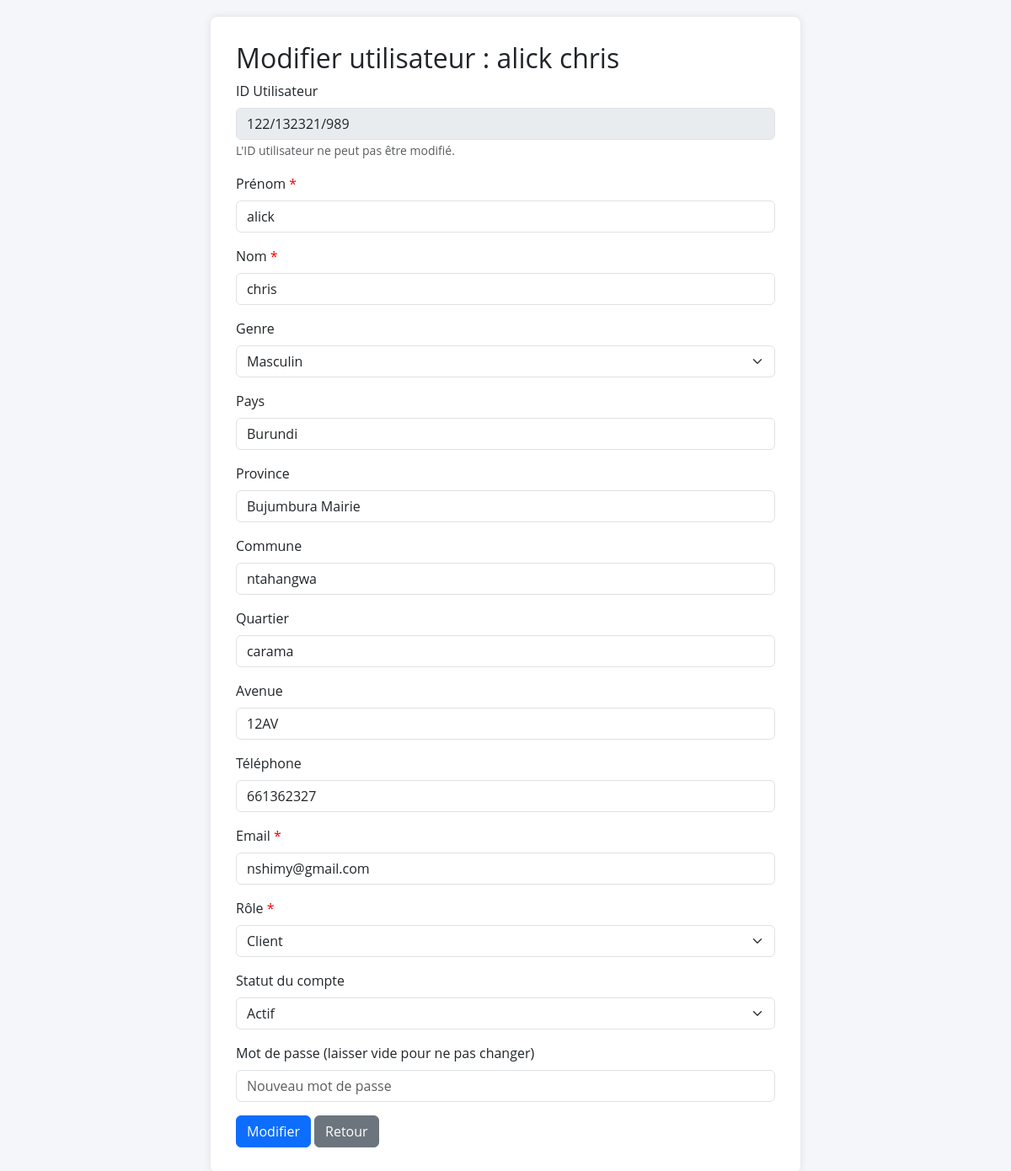
Page /coordinateur/modifier_utilisateur.php?id=122/132321/989 (signed in) on the committed database.
### tables this page shows
CREATE TABLE `utilisateur` (
  `id_utilisateur` varchar(100) NOT NULL,
  `nom` varchar(50) NOT NULL,
  `prenom` varchar(100) NOT NULL,
  `genre` varchar(4) NOT NULL,
  `pays` varchar(100) NOT NULL,
  `province` varchar(50) NOT NULL,
  `commune` varchar(50) NOT NULL,
  `quartier` varchar(50) NOT NULL,
  `avenue` varchar(60) NOT NULL,
  `telephone` varchar(50) NOT NULL,
  `email` varchar(50) NOT NULL,
  `role` enum('coordinateur','agent','chauffeur','client') NOT NULL,
  `password` varchar(255) DEFAULT NULL,
  `date_inscription` date NOT NULL DEFAULT current_timestamp(),
  `actif` tinyint(1) NOT NULL DEFAULT 1
);

### coordinateur/modifier_utilisateur.php (the view, shortened to what this page needs)
<?php
$bdd = new PDO('mysql:host=localhost;dbname=isukuco;charset=utf8mb4', 'root', '');
$id_utilisateur = $_GET['id'];
$stmt = $bdd->prepare("SELECT * FROM utilisateur WHERE id_utilisateur = ?");
$stmt->execute([$id_utilisateur]);
$user = $stmt->fetch(PDO::FETCH_ASSOC);
?>
<!DOCTYPE html>
<html lang="fr">
<head>
  <link href="https://cdn.jsdelivr.net/npm/bootstrap@5.3.0/dist/css/bootstrap.min.css" rel="stylesheet" />
</head>
<body>
  <div class="container">
    <h2>Modifier utilisateur : <?php echo htmlspecialchars($user['prenom'] . ' ' . $user['nom']); ?></h2>
    <form method="POST" action="">
      <div class="mb-3">
        <label for="id_utilisateur" class="form-label">ID Utilisateur</label>
        <input type="text" id="id_utilisateur" class="form-control" value="<?php echo htmlspecialchars($user['id_utilisateur']); ?>" disabled>
        <small class="form-text text-muted">L'ID utilisateur ne peut pas être modifié.</small>
      </div>
      <div class="mb-3">
        <label for="prenom" class="form-label">Prénom <span class="required">*</span></label>
        <input type="text" name="prenom" id="prenom" class="form-control" required value="<?php echo htmlspecialchars($user['prenom']); ?>">
      </div>
      <div class="mb-3">
        <label for="nom" class="form-label">Nom <span class="required">*</span></label>
        <input type="text" name="nom" id="nom" class="form-control" required value="<?php echo htmlspecialchars($user['nom']); ?>">
      </div>
      <div class="mb-3">
        <label class="form-label">Genre</label><br />
        <select name="genre" class="form-select">
          <option value="M" <?php if ($user['genre'] === 'M') echo 'selected'; ?>>Masculin</option>
        </select>
      </div>
      <div class="mb-3">
        <label for="pays" class="form-label">Pays</label>
        <input type="text" name="pays" id="pays" class="form-control" value="<?php echo htmlspecialchars($user['pays']); ?>">
      </div>
      <div class="mb-3">
        <label for="province" class="form-label">Province</label>
        <input type="text" name="province" id="province" class="form-control" value="<?php echo htmlspecialchars($user['province']); ?>">
      </div>
      <div class="mb-3">
        <label for="commune" class="form-label">Commune</label>
        <input type="text" name="commune" id="commune" class="form-control" value="<?php echo htmlspecialchars($user['commune']); ?>">
      </div>
      <div class="mb-3">
        <label for="quartier" class="form-label">Quartier</label>
        <input type="text" name="quartier" id="quartier" class="form-control" value="<?php echo htmlspecialchars($user['quartier']); ?>">
      </div>
      <div class="mb-3">
        <label for="avenue" class="form-label">Avenue</label>
        <input type="text" name="avenue" id="avenue" class="form-control" value="<?php echo htmlspecialchars($user['avenue']); ?>">
      </div>
      <div class="mb-3">
        <label for="telephone" class="form-label">Téléphone</label>
        <input type="text" name="telephone" id="telephone" class="form-control" value="<?php echo htmlspecialchars($user['telephone']); ?>">
      </div>
      <div class="mb-3">
        <label for="email" class="form-label">Email <span class="required">*</span></label>
        <input type="email" name="email" id="email" class="form-control" required value="<?php echo htmlspecialchars($user['email']); ?>">
      </div>
      <div class="mb-3">
        <label for="role" class="form-label">Rôle <span class="required">*</span></label>
        <select name="role" id="role" class="form-select" required>
          <option value="client" <?php if ($user['role'] === 'client') echo 'selected'; ?>>Client</option>
        </select>
      </div>
      <div class="mb-3">
        <label for="actif" class="form-label">Statut du compte</label>
        <select name="actif" id="actif" class="form-select" required>
          <option value="1" <?php if ($user['actif'] == 1) echo 'selected'; ?>>Actif</option>
        </select>
      </div>
      <div class="mb-3">
        <label for="mot_de_passe" class="form-label">Mot de passe (laisser vide pour ne pas changer)</label>
        <input type="password" name="password" id="password" class="form-control" placeholder="Nouveau mot de passe">
      </div>
      <button type="submit" class="btn btn-primary">Modifier</button>
      <a href="gestion_utilisateur.php" class="btn btn-secondary">Retour</a>
    </form>
  </div>
</body>
</html>

### coordinateur/modifier_utilisateur.php (style rules this page uses)
body { background-color: #f4f6f9; font-family: 'Open Sans', sans-serif; padding: 20px; }
.container { max-width: 700px; background: white; padding: 30px; border-radius: 8px; box-shadow: 0 0 10px rgba(0,0,0,0.1); }
.required { color: red; }

### rows in the picture
utilisateur: prenom+nom "alick chris", id_utilisateur "122/132321/989", prenom "alick", nom "chris", genre "Masculin", pays "Burundi", province "Bujumbura Mairie", commune "ntahangwa", quartier "carama", avenue "12AV", telephone "661362327", email "nshimy@gmail.com", role "Client", actif "Actif"
